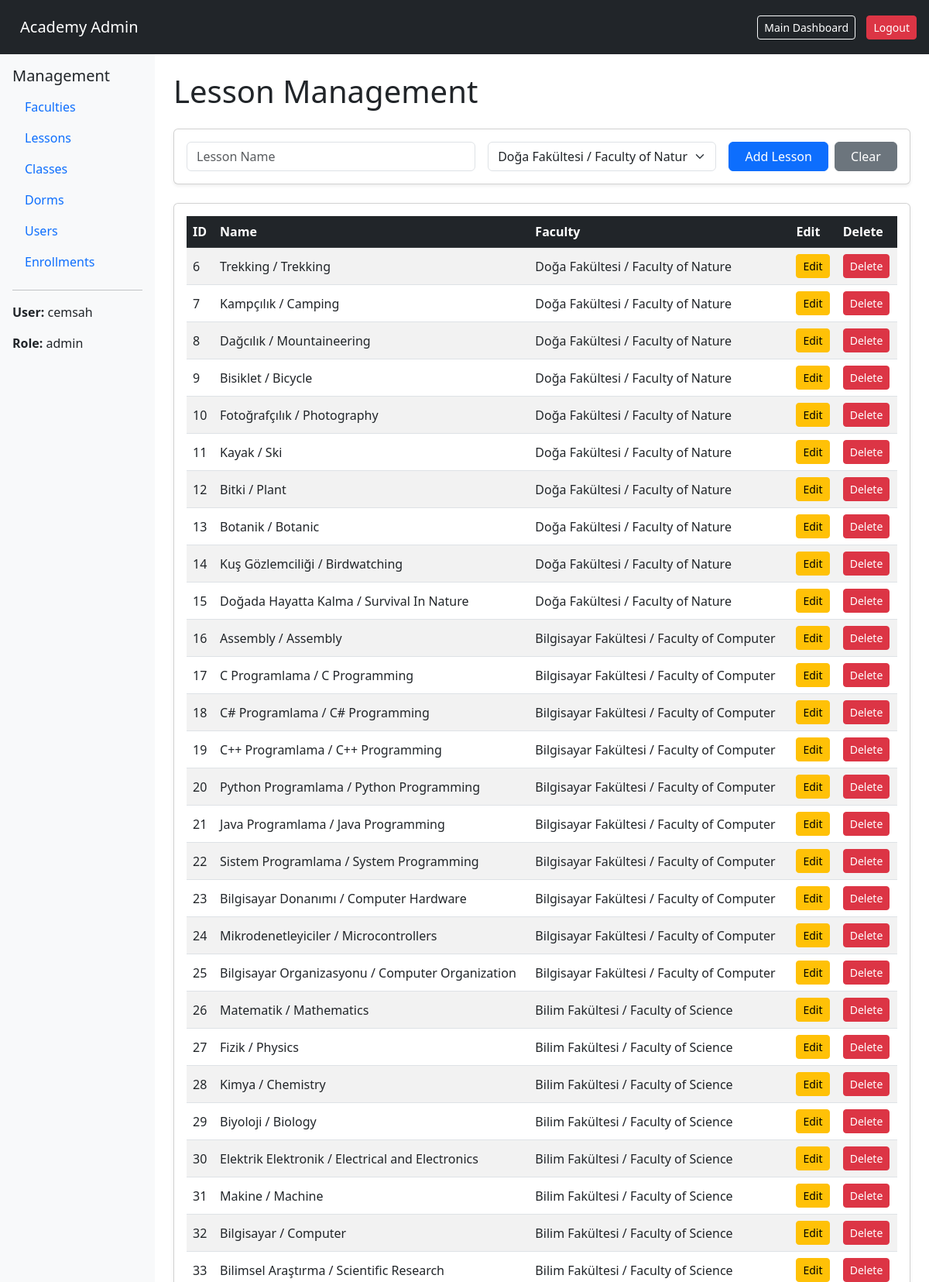
The app's page /management/lessons/ (signed in, upper part) with its own data.
### apps/accounts/models.py (models this page shows, shortened)
class User(AbstractUser):
    ROLE_CHOICES = (
        ("student", "Student"),
        ("teacher", "Teacher"),
        ("admin", "Admin"),
    )
    STATUS_CHOICES = (
        ("freshman", "Freshman"),
        ("sophomore", "Sophomore"),
        ("junior", "Junior"),
        ("senior", "Senior"),
    )
    RANK_CHOICES = (
        ("S", "S"),
        ("A", "A"),
        ("B", "B"),
        ("C", "C"),
        ("D", "D"),
        ("E", "E"),
        ("F", "F"),
    )
    role = models.CharField(
        max_length=20,
        choices=ROLE_CHOICES,
        default="student"
    )
    rank = models.CharField(
        max_length=1,
        choices=RANK_CHOICES,
        default="F",
    )
    status = models.CharField(
        max_length=10,
        choices=STATUS_CHOICES,
        default="freshman"
    )
    telephone = models.CharField(
        max_length=20,
        blank=True,
        null=True
    )
    dorm = models.ForeignKey(
        "dorms.Dorm",
        on_delete=models.SET_NULL,
        null=True,
        blank=True
    )

### apps/academics/models.py (models this page shows, shortened)
class Lesson(models.Model):
    faculty = models.ForeignKey(
        Faculty,
        on_delete=models.CASCADE,
        related_name="lessons"
    )
    name = models.CharField(max_length=100)

class Faculty(models.Model):
    name = models.CharField(max_length=100)
    class Meta:
        verbose_name_plural = "Faculties"

### apps/management/views.py (the view)
    def wrapper(request, *args, **kwargs):
        if not request.user.is_authenticated:
            return redirect("login")
        if request.user.role != "admin":
            return redirect("dashboard")
        return view_func(
            request,
            *args,
            **kwargs
        )

### apps/management/views.py (called while the page is built, shortened)
def admin_required(view_func):
    def wrapper(request, *args, **kwargs):
        if not request.user.is_authenticated:
            return redirect("login")
        if request.user.role != "admin":
            return redirect("dashboard")
        return view_func(
            request,
            *args,
            **kwargs
        )
    return wrapper

@csrf_exempt
@admin_required
def lesson_management(request):
    if request.method == "GET":
        lessons = Lesson.objects.all()
        faculties = Faculty.objects.all()
        return render(
            request,
            "management/lessons.html",
            {
                "lessons": lessons,
                "faculties": faculties,
            }
        )

### apps/management/templates/management/lessons.html (shortened to what this page needs)
{% extends "base_management.html" %}
{% block content %}
<h1 class="mb-4">Lesson Management</h1>
<div class="card shadow-sm mb-4">
    <div class="card-body">
        <form id="lessonForm" class="row g-3">
            <div class="col-md-5">
                <input
                    type="text"
                    id="lesson_name"
                    class="form-control"
                    placeholder="Lesson Name"
                >
            </div>
            <div class="col-md-4">
                <select
                    id="lesson_faculty"
                    class="form-select"
                >
                    {% for faculty in faculties %}
                    <option value="{{ faculty.id }}">
                        {{ faculty.name }}
                    </option>
                    {% endfor %}
                </select>
            </div>
            <div class="col-md-3 d-flex gap-2">
                <button
                    type="submit"
                    id="lesson_button"
                    class="btn btn-primary flex-fill"
                >
                    Add Lesson
                </button>
                <button
                    type="button"
                    onclick="resetLesson()"
                    class="btn btn-secondary flex-fill"
                >
                    Clear
                </button>
            </div>
        </form>
    </div>
</div>
<div class="card shadow-sm">
    <div class="card-body">
        <div class="table-responsive">
            <table
                class="table table-striped table-hover align-middle"
                id="lessonTable"
            >
                <thead class="table-dark">
                    <tr>
                        <th>ID</th>
                        <th>Name</th>
                        <th>Faculty</th>
                        <th>Edit</th>
                        <th>Delete</th>
                    </tr>
                </thead>
                <tbody>
                {% for lesson in lessons %}
                <tr id="row-{{ lesson.id }}">
                    <td>{{ lesson.id }}</td>
                    <td id="name-{{ lesson.id }}">
                        {{ lesson.name }}
                    </td>
                    <td id="faculty-{{ lesson.id }}">
                        {{ lesson.faculty.name }}
                    </td>
                    <td>
                        <button
                            type="button"
                            class="btn btn-warning btn-sm"
                            onclick="
                                editLesson(
                                    '{{ lesson.id }}',
                                    '{{ lesson.name }}',
                                    '{{ lesson.faculty.id }}'
                                )
                            "
                        >
                            Edit
                        </button>
                    </td>
                    <td>
                        <button
                            type="button"
                            class="btn btn-danger btn-sm"
                            onclick="
                                deleteLesson(
                                    '{{ lesson.id }}'
                                )
                            "
                        >
                            Delete
                        </button>
                    </td>
                </tr>
                {% endfor %}
                </tbody>
            </table>
        </div>
    </div>
</div>
{% endblock %}

### apps/management/templates/base_management.html (shortened to what this page needs)
{% load static %}
<!DOCTYPE html>
<html lang="tr">
<head>
    <link href="https://cdn.jsdelivr.net/npm/bootstrap@5.3.0/dist/css/bootstrap.min.css" rel="stylesheet">
    <link rel="stylesheet" href="{% static 'core/css/home.css' %}">
</head>
<body class="d-flex flex-column min-vh-100">
<nav class="navbar navbar-dark bg-dark px-3">
    <a class="navbar-brand" href="{% url 'management_dashboard' %}">
        Academy Admin
    </a>
    <div class="ms-auto">
        <a class="btn btn-outline-light btn-sm" href="{% url 'dashboard' %}">
            Main Dashboard
        </a>
        <a class="btn btn-danger btn-sm" href="{% url 'logout' %}">
            Logout
        </a>
    </div>
</nav>
<div class="container-fluid flex-grow-1">
    <div class="row">
        <div class="col-md-2 bg-light p-3 d-md-block">
            <h5>Management</h5>
            <ul class="nav flex-column">
                <li class="nav-item">
                    <a class="nav-link" href="{% url 'faculty_management' %}">
                        Faculties
                    </a>
                </li>
                <li class="nav-item">
                    <a class="nav-link" href="{% url 'lesson_management' %}">
                        Lessons
                    </a>
                </li>
                <li class="nav-item">
                    <a class="nav-link" href="{% url 'class_management' %}">
                        Classes
                    </a>
                </li>
                <li class="nav-item">
                    <a class="nav-link" href="{% url 'dorm_management' %}">
                        Dorms
                    </a>
                </li>
                <li class="nav-item">
                    <a class="nav-link" href="{% url 'user_management' %}">
                        Users
                    </a>
                </li>
                <li class="nav-item">
                    <a class="nav-link" href="{% url 'enrollment_management' %}">
                        Enrollments
                    </a>
                </li>
            </ul>
            <hr>
            <p><strong>User:</strong> {{ request.user.username }}</p>
            <p><strong>Role:</strong> {{ request.user.role }}</p>
        </div>
        <div class="col-md-10 p-4">
            {% block content %}
            {% endblock %}
        </div>
    </div>
</div>
</body>
</html>

### apps/core/static/core/css/home.css (style rules this page uses)
.navbar { display: flex; justify-content: space-between; padding: 15px; background: #1f2937; color: white; }
.navbar a { color: white; margin-left: 10px; text-decoration: none; }

### records on screen
User: user.username "cemsah", user.role "admin"
Lesson: id "6", name "Trekking / Trekking", faculty.name "Doğa Fakültesi / Faculty of Nature"
Lesson: id "7", name "Kampçılık / Camping", faculty.name "Doğa Fakültesi / Faculty of Nature"
Lesson: id "8", name "Dağcılık / Mountaineering", faculty.name "Doğa Fakültesi / Faculty of Nature"
Lesson: id "9", name "Bisiklet / Bicycle", faculty.name "Doğa Fakültesi / Faculty of Nature"
Lesson: id "10", name "Fotoğrafçılık / Photography", faculty.name "Doğa Fakültesi / Faculty of Nature"
Lesson: id "11", name "Kayak / Ski", faculty.name "Doğa Fakültesi / Faculty of Nature"
Lesson: id "12", name "Bitki / Plant", faculty.name "Doğa Fakültesi / Faculty of Nature"
Lesson: id "13", name "Botanik / Botanic", faculty.name "Doğa Fakültesi / Faculty of Nature"
Lesson: id "14", name "Kuş Gözlemciliği / Birdwatching", faculty.name "Doğa Fakültesi / Faculty of Nature"
Lesson: id "15", name "Doğada Hayatta Kalma / Survival In Nature", faculty.name "Doğa Fakültesi / Faculty of Nature"
Lesson: id "16", name "Assembly / Assembly", faculty.name "Bilgisayar Fakültesi / Faculty of Computer"
Lesson: id "17", name "C Programlama / C Programming", faculty.name "Bilgisayar Fakültesi / Faculty of Computer"
Lesson: id "18", name "C# Programlama / C# Programming", faculty.name "Bilgisayar Fakültesi / Faculty of Computer"
Lesson: id "19", name "C++ Programlama / C++ Programming", faculty.name "Bilgisayar Fakültesi / Faculty of Computer"
Lesson: id "20", name "Python Programlama / Python Programming", faculty.name "Bilgisayar Fakültesi / Faculty of Computer"
Lesson: id "21", name "Java Programlama / Java Programming", faculty.name "Bilgisayar Fakültesi / Faculty of Computer"
Lesson: id "22", name "Sistem Programlama / System Programming", faculty.name "Bilgisayar Fakültesi / Faculty of Computer"
Lesson: id "23", name "Bilgisayar Donanımı / Computer Hardware", faculty.name "Bilgisayar Fakültesi / Faculty of Computer"
Lesson: id "24", name "Mikrodenetleyiciler / Microcontrollers", faculty.name "Bilgisayar Fakültesi / Faculty of Computer"
Lesson: id "25", name "Bilgisayar Organizasyonu / Computer Organization", faculty.name "Bilgisayar Fakültesi / Faculty of Computer"
Lesson: id "26", name "Matematik / Mathematics", faculty.name "Bilim Fakültesi / Faculty of Science"
Lesson: id "27", name "Fizik / Physics", faculty.name "Bilim Fakültesi / Faculty of Science"
Lesson: id "28", name "Kimya / Chemistry", faculty.name "Bilim Fakültesi / Faculty of Science"
Lesson: id "29", name "Biyoloji / Biology", faculty.name "Bilim Fakültesi / Faculty of Science"
Lesson: id "30", name "Elektrik Elektronik / Electrical and Electronics", faculty.name "Bilim Fakültesi / Faculty of Science"
Lesson: id "31", name "Makine / Machine", faculty.name "Bilim Fakültesi / Faculty of Science"
Lesson: id "32", name "Bilgisayar / Computer", faculty.name "Bilim Fakültesi / Faculty of Science"
Lesson: id "33", name "Bilimsel Araştırma / Scientific Research", faculty.name "Bilim Fakültesi / Faculty of Science"

### other values on screen
form field value "Doğa Fakültesi / Faculty of Nature"
